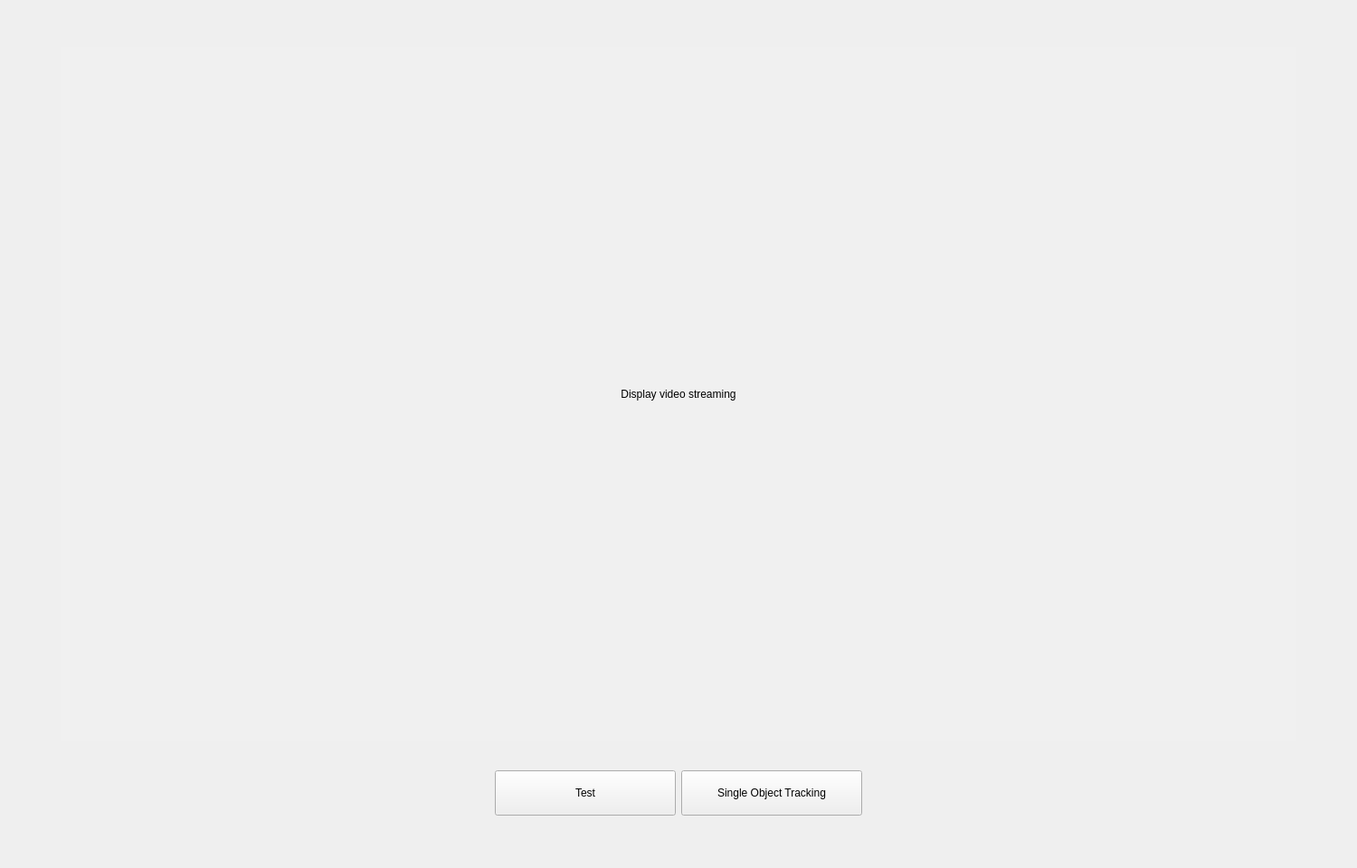
<?xml version="1.0" encoding="UTF-8"?>
<ui version="4.0">
 <class>MainWindow</class>
 <widget class="QMainWindow" name="MainWindow">
  <property name="geometry">
   <rect>
    <x>0</x>
    <y>0</y>
    <width>1500</width>
    <height>960</height>
   </rect>
  </property>
  <property name="minimumSize">
   <size>
    <width>1500</width>
    <height>800</height>
   </size>
  </property>
  <property name="maximumSize">
   <size>
    <width>1920</width>
    <height>1080</height>
   </size>
  </property>
  <property name="windowTitle">
   <string>MainWindow</string>
  </property>
  <widget class="QWidget" name="centralwidget">
   <property name="sizePolicy">
    <sizepolicy hsizetype="Minimum" vsizetype="Minimum">
     <horstretch>0</horstretch>
     <verstretch>0</verstretch>
    </sizepolicy>
   </property>
   <layout class="QVBoxLayout" name="verticalLayout_2">
    <item>
     <layout class="QVBoxLayout" name="verticalLayout">
      <item>
       <spacer name="verticalSpacer_3">
        <property name="orientation">
         <enum>Qt::Vertical</enum>
        </property>
        <property name="sizeType">
         <enum>QSizePolicy::Fixed</enum>
        </property>
        <property name="sizeHint" stdset="0">
         <size>
          <width>20</width>
          <height>20</height>
         </size>
        </property>
       </spacer>
      </item>
      <item>
       <layout class="QHBoxLayout" name="horizontalLayout_2">
        <item>
         <spacer name="horizontalSpacer_3">
          <property name="orientation">
           <enum>Qt::Horizontal</enum>
          </property>
          <property name="sizeType">
           <enum>QSizePolicy::MinimumExpanding</enum>
          </property>
          <property name="sizeHint" stdset="0">
           <size>
            <width>40</width>
            <height>20</height>
           </size>
          </property>
         </spacer>
        </item>
        <item>
         <widget class="QLabel" name="lblVideo">
          <property name="minimumSize">
           <size>
            <width>1366</width>
            <height>768</height>
           </size>
          </property>
          <property name="maximumSize">
           <size>
            <width>1366</width>
            <height>768</height>
           </size>
          </property>
          <property name="styleSheet">
           <string notr="true">border: dashed green; 
padding: 5px; 
background-color: #F0F0F0;</string>
          </property>
          <property name="text">
           <string>Display video streaming</string>
          </property>
          <property name="alignment">
           <set>Qt::AlignCenter</set>
          </property>
         </widget>
        </item>
        <item>
         <spacer name="horizontalSpacer_4">
          <property name="orientation">
           <enum>Qt::Horizontal</enum>
          </property>
          <property name="sizeType">
           <enum>QSizePolicy::MinimumExpanding</enum>
          </property>
          <property name="sizeHint" stdset="0">
           <size>
            <width>40</width>
            <height>20</height>
           </size>
          </property>
         </spacer>
        </item>
       </layout>
      </item>
      <item>
       <spacer name="verticalSpacer">
        <property name="orientation">
         <enum>Qt::Vertical</enum>
        </property>
        <property name="sizeType">
         <enum>QSizePolicy::Fixed</enum>
        </property>
        <property name="sizeHint" stdset="0">
         <size>
          <width>20</width>
          <height>20</height>
         </size>
        </property>
       </spacer>
      </item>
      <item>
       <layout class="QHBoxLayout" name="horizontalLayout">
        <property name="leftMargin">
         <number>6</number>
        </property>
        <property name="topMargin">
         <number>6</number>
        </property>
        <property name="rightMargin">
         <number>6</number>
        </property>
        <property name="bottomMargin">
         <number>6</number>
        </property>
        <item>
         <spacer name="horizontalSpacer">
          <property name="orientation">
           <enum>Qt::Horizontal</enum>
          </property>
          <property name="sizeHint" stdset="0">
           <size>
            <width>40</width>
            <height>20</height>
           </size>
          </property>
         </spacer>
        </item>
        <item>
         <widget class="QPushButton" name="btnTest">
          <property name="sizePolicy">
           <sizepolicy hsizetype="Fixed" vsizetype="Fixed">
            <horstretch>0</horstretch>
            <verstretch>0</verstretch>
           </sizepolicy>
          </property>
          <property name="minimumSize">
           <size>
            <width>200</width>
            <height>50</height>
           </size>
          </property>
          <property name="maximumSize">
           <size>
            <width>200</width>
            <height>50</height>
           </size>
          </property>
          <property name="text">
           <string>Test</string>
          </property>
          <property name="checkable">
           <bool>false</bool>
          </property>
          <property name="checked">
           <bool>false</bool>
          </property>
         </widget>
        </item>
        <item>
         <widget class="QPushButton" name="btnSot">
          <property name="sizePolicy">
           <sizepolicy hsizetype="Fixed" vsizetype="Fixed">
            <horstretch>0</horstretch>
            <verstretch>0</verstretch>
           </sizepolicy>
          </property>
          <property name="minimumSize">
           <size>
            <width>200</width>
            <height>50</height>
           </size>
          </property>
          <property name="maximumSize">
           <size>
            <width>200</width>
            <height>50</height>
           </size>
          </property>
          <property name="text">
           <string>Single Object Tracking</string>
          </property>
          <property name="checkable">
           <bool>true</bool>
          </property>
          <property name="checked">
           <bool>false</bool>
          </property>
         </widget>
        </item>
        <item>
         <spacer name="horizontalSpacer_2">
          <property name="orientation">
           <enum>Qt::Horizontal</enum>
          </property>
          <property name="sizeHint" stdset="0">
           <size>
            <width>40</width>
            <height>20</height>
           </size>
          </property>
         </spacer>
        </item>
       </layout>
      </item>
      <item>
       <spacer name="verticalSpacer_2">
        <property name="orientation">
         <enum>Qt::Vertical</enum>
        </property>
        <property name="sizeType">
         <enum>QSizePolicy::Fixed</enum>
        </property>
        <property name="sizeHint" stdset="0">
         <size>
          <width>20</width>
          <height>20</height>
         </size>
        </property>
       </spacer>
      </item>
     </layout>
    </item>
   </layout>
  </widget>
 </widget>
 <resources/>
 <connections/>
</ui>
